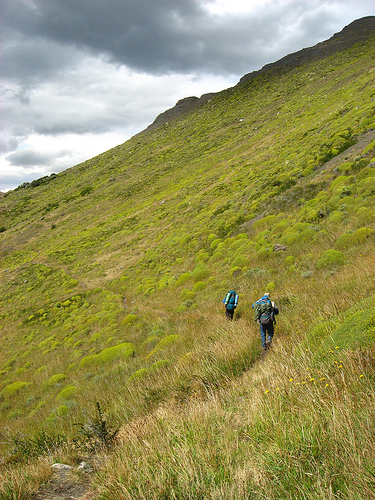
#> input picture gambar_dataset/374176648.jpg, 375 x 500 px, found by its file name
$ jupyter execute ip_thresholding.ipynb   (shell and % lines are left out)
#> lines starting #> are read from the running program, lines starting #| are printed output that depends on the picture; after the words box and inside, x2 and y2 are one past the last pixel; in counts of white or black regions, pixels touching at a corner belong together
<a href="https://colab.research.google.com/github/hanifnurf/TubesTKC_FlickrImage/blob/main/image_processing/ip_thresholding.ipynb" target="_parent"></a>

[cell 1]
import wget
url = "https://github.com/hanifnurf/TubesTKC_FlickrImage/blob/main/gambar_dataset/374176648.jpg?raw=true"
wget.download(url)

[cell 2]
# import the necessary packages
import matplotlib.pyplot as plt
import cv2

[cell 3]
def plt_imshow(title, image):
    # convert the image frame BGR to RGB color space and display it
    if len(image.shape) == 3:
        image = cv2.cvtColor(image, cv2.COLOR_BGR2RGB)
    plt.imshow(image)
    plt.title(title)
    plt.grid(False)
    plt.show()

[cell 4]
# # construct the argument parser and parse the arguments
# ap = argparse.ArgumentParser()
# ap.add_argument("-i", "--image", type=str, required=True,
# 	help="path to input image")
# args = vars(ap.parse_args())

# since we are using Jupyter Notebooks we can replace our argument
# parsing code with *hard coded* arguments and values
args = {
    "image": "374176648.jpg"
}

[cell 5]
# load the image and display it
image = cv2.imread(args["image"])
#> image is the input picture: shape (500, 375, 3); mean B, G, R 86.8, 144, 147.7
plt_imshow("Image", image)

[cell 6]
# convert the image to grayscale and blur it slightly
gray = cv2.cvtColor(image, cv2.COLOR_BGR2GRAY)
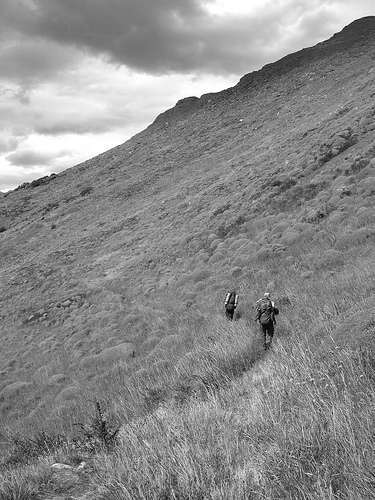
#> gray: shape (500, 375); min 0, max 255, mean 138.6
blurred = cv2.GaussianBlur(gray, (7, 7), 0)
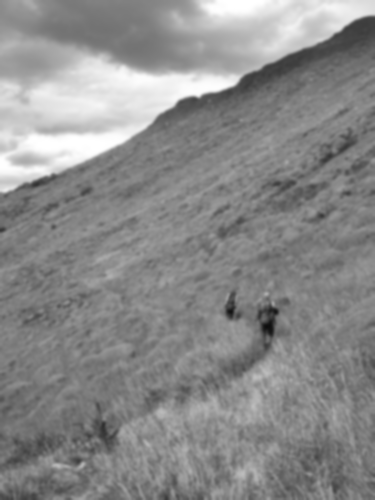
#> blurred: shape (500, 375); min 14, max 255, mean 138.6

[cell 7]
# apply basic thresholding -- the first parameter is the image
# we want to threshold, the second value is is our threshold
# check; if a pixel value is greater than our threshold (in this
# case, 200), we set it to be *black, otherwise it is *white*
(T, threshInv) = cv2.threshold(blurred, 200, 255,
	cv2.THRESH_BINARY_INV)
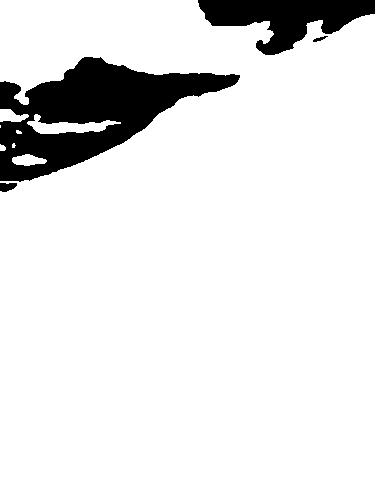
#> threshInv: shape (500, 375); 89.8% white; 4 black regions, box (x1, y1, x2, y2) and area: (0, 57, 240, 182) 13804, (198, 0, 375, 55) 5116, (0, 183, 17, 192) 119, (313, 36, 328, 42) 40
plt_imshow("Threshold Binary Inverse", threshInv)

[cell 8]
# using normal thresholding (rather than inverse thresholding)
(T, thresh) = cv2.threshold(blurred, 200, 255, cv2.THRESH_BINARY)
plt_imshow("Threshold Binary", thresh)

[cell 9]
# visualize only the masked regions in the image
masked = cv2.bitwise_and(image, image, mask=threshInv)
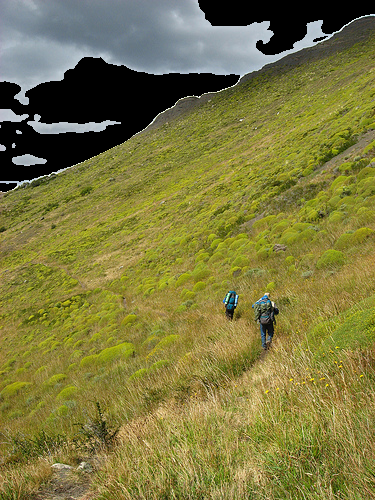
#> masked: shape (500, 375, 3); mean B, G, R 62.9, 120.5, 124.9
plt_imshow("Output", masked)

Implementing Otsu thresholding with OpenCV

[cell 10]
# apply Otsu's automatic thresholding which automatically determines
# the best threshold value
(T, threshInv) = cv2.threshold(blurred, 0, 255,
	cv2.THRESH_BINARY_INV | cv2.THRESH_OTSU)
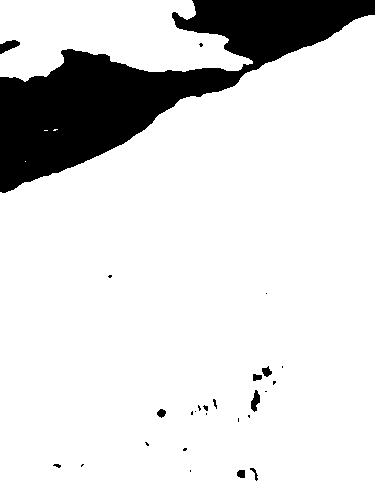
#> threshInv: shape (500, 375); 86.1% white; 27 black regions (17 under 20 px), largest, box (x1, y1, x2, y2) and area: (0, 0, 375, 193) 25288, (0, 40, 20, 54) 160, (251, 390, 260, 412) 120
#> T = 171
plt_imshow("Threshold", threshInv)
print("[INFO] otsu's thresholding value: {}".format(T))
#| [INFO] otsu's thresholding value: 171.0

[cell 11]
# visualize only the masked regions in the image
masked = cv2.bitwise_and(image, image, mask=threshInv)
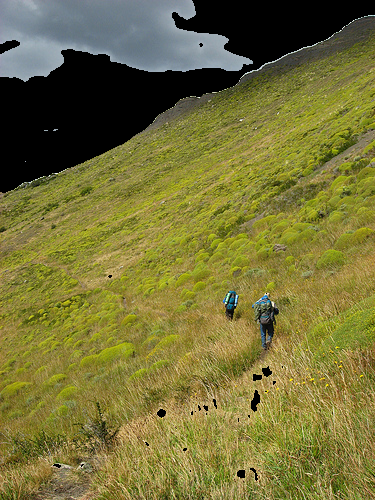
#> masked: shape (500, 375, 3); mean B, G, R 55.8, 113.5, 118.2
plt_imshow("Output", masked)

$ run again, with gambar_dataset/58363928.jpg copied over gambar_dataset/374176648.jpg
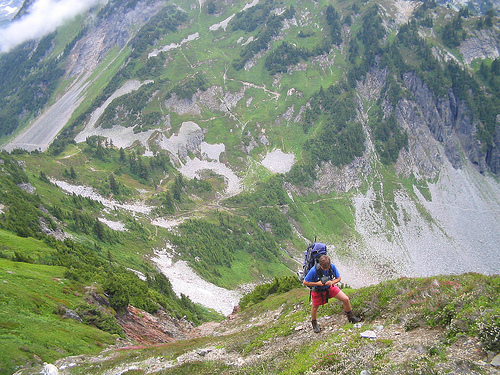
#> input picture gambar_dataset/58363928.jpg, 500 x 375 px, found by its file name
#> image is the input picture: shape (375, 500, 3); mean B, G, R 127.5, 144.6, 134.5
#> thresh: shape (375, 500); 5.1% white; 65 white regions (36 under 20 px), largest, box (x1, y1, x2, y2) and area: (0, 0, 95, 51) 2130, (153, 250, 239, 316) 1937, (395, 234, 436, 276) 802
#> `(T, threshInv) = cv2.threshold(blurred, 0, 255, cv2.THRESH_BINARY_INV ..`:
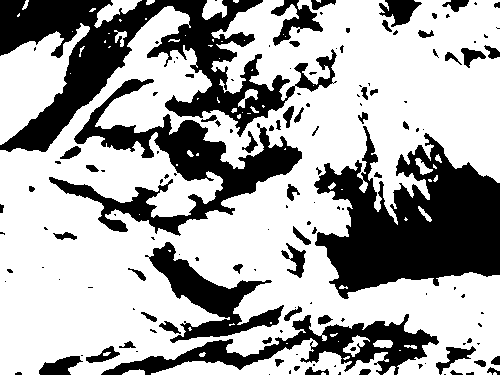
#> threshInv: shape (375, 500); 65.9% white; 143 black regions (83 under 20 px), largest, box (x1, y1, x2, y2) and area: (314, 126, 500, 299) 18153, (0, 0, 337, 152) 17969, (49, 79, 302, 236) 10200
#> T = 148
#| [INFO] otsu's thresholding value: 148.0
#> `masked = cv2.bitwise_and(image, image, mask=threshInv)`:
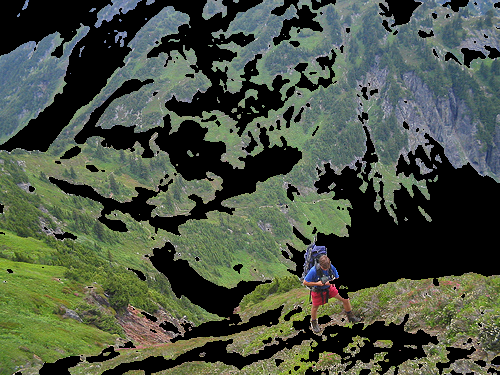
#> masked: shape (375, 500, 3); mean B, G, R 67.8, 83.3, 74
